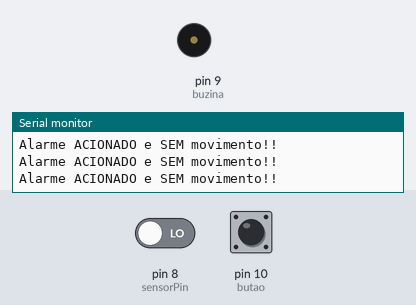
Recording of a sketch running on a simulated Arduino Uno, built with avr-gcc and run on an emulated ATmega328P. Parts: buzzer (waves = sounding), the last lines printed to the serial monitor. The inputs (shaded band) are chosen by the test bench; at power-on: pin 8 (sensorPin) LOW, pin 10 (butao) HIGH.

Above: at 1.8 s.
1.9 s: pin 8 (sensorPin) driven HIGH
At 2.7 s:
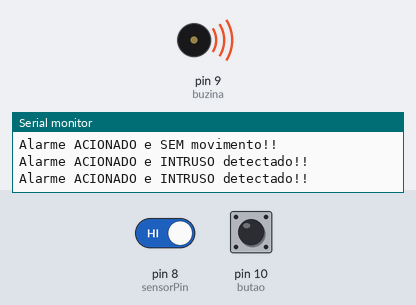
3.5 s: pin 10 (butao) pulled LOW for 0.6 s
At 4.7 s:
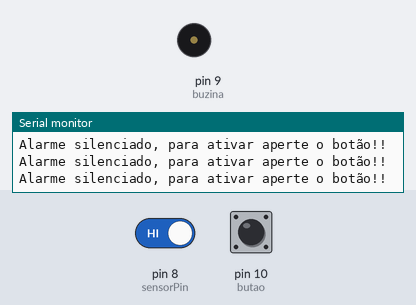
5.6 s: pin 10 (butao) pulled LOW for 1 s
At 7.1 s:
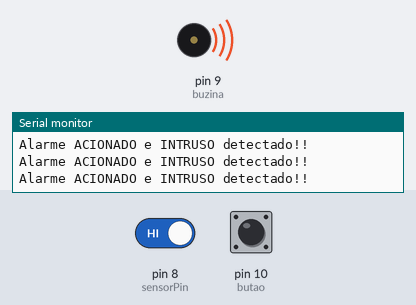
8.1 s: pin 10 (butao) pulled LOW for 3.2 s
At 9.9 s:
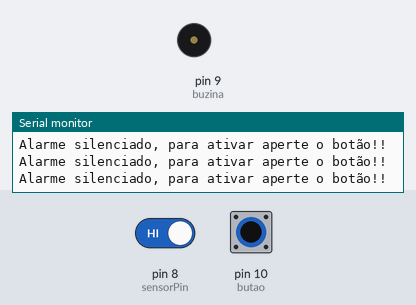
Timing chart, 0 to 11.4 s (numbered marks = the images above; inputs shaded):
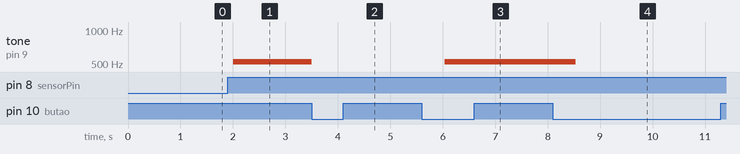

The sketch:

Alarme_Anti-Invas_o.ino
```cpp
#include <pitches.h>

int sensorPin = 8;
int buzina = 9;
int butao = 10;
int laststatusbutao = HIGH;
bool alarmsilencebutao = false;

void setup() {
  pinMode(sensorPin, INPUT);
  pinMode(buzina, OUTPUT);
  pinMode(butao, INPUT_PULLUP);
  Serial.begin(9600);
}

void loop() {
  int moviment = digitalRead(sensorPin);
  int actualstatusbutao = digitalRead(butao);

  if (laststatusbutao == HIGH && actualstatusbutao == LOW) {
    Serial.println("Botão Apertado");

    alarmsilencebutao = !alarmsilencebutao;

  if (alarmsilencebutao) {
    Serial.println("Alarme SILENCIADO!!");
    noTone(buzina);
  } else {
    Serial.println("Alarme ACIONADO!!");
  }
  }
  laststatusbutao = actualstatusbutao;
  if (alarmsilencebutao) {
    Serial.println("Alarme silenciado, para ativar aperte o botão!!");
  } else {
    if (moviment == HIGH) {
      Serial.println("Alarme ACIONADO e INTRUSO detectado!!");
      tone(buzina, 523);
    } else {
      Serial.println("Alarme ACIONADO e SEM movimento!!");
    }
  }
  delay(500);
}
```

Measured:
- after the input at 1.9 s, tone on pin 9 (buzina): silent → 523 Hz after 0.10 s
- after the input at 3.5 s, tone on pin 9 (buzina): 523 Hz → silent at once
- after the input at 5.6 s, tone on pin 9 (buzina): silent → 523 Hz after 0.44 s
- after the input at 8.1 s, tone on pin 9 (buzina): 523 Hz → silent after 0.44 s
